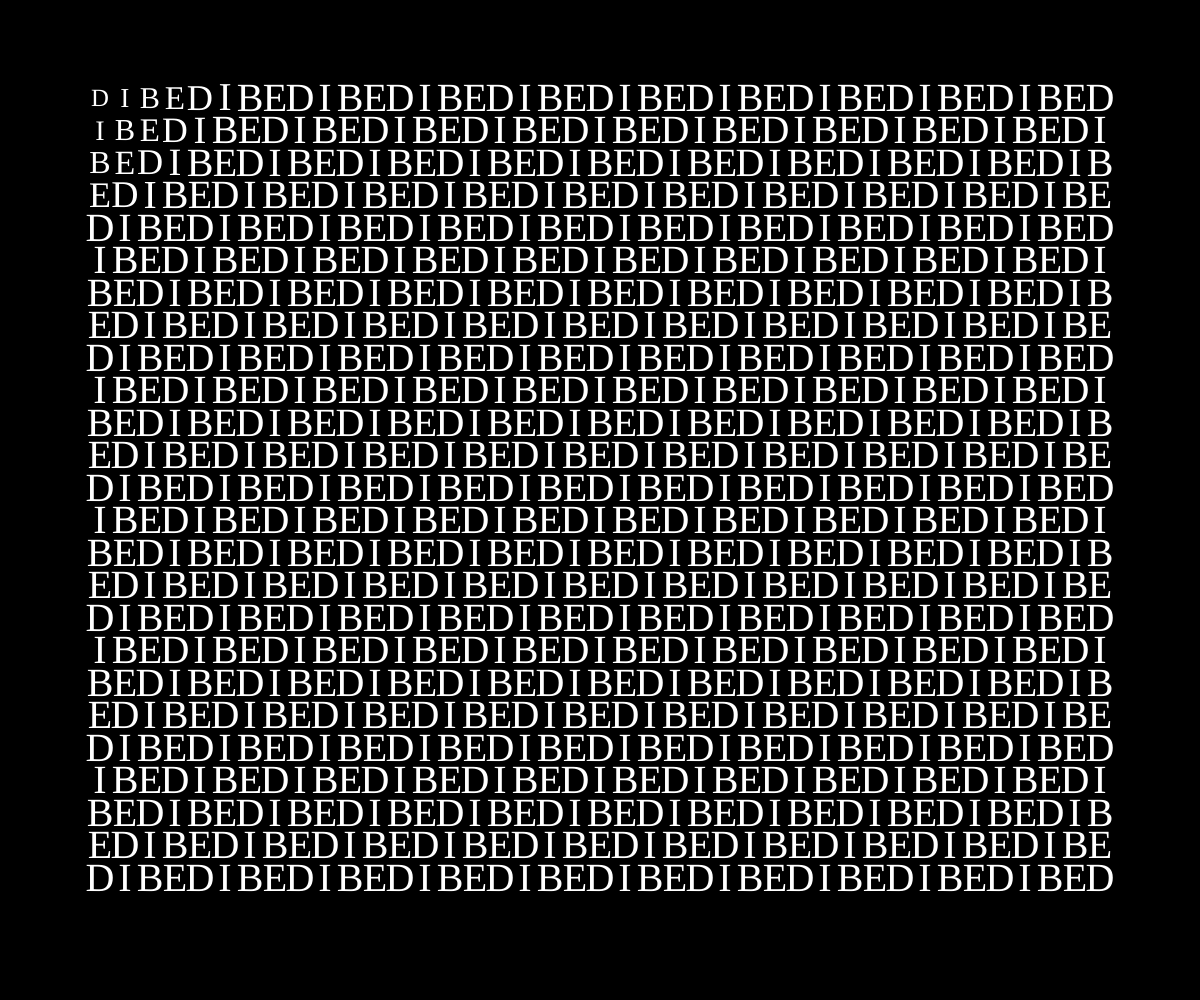
Frame 1 (no input)
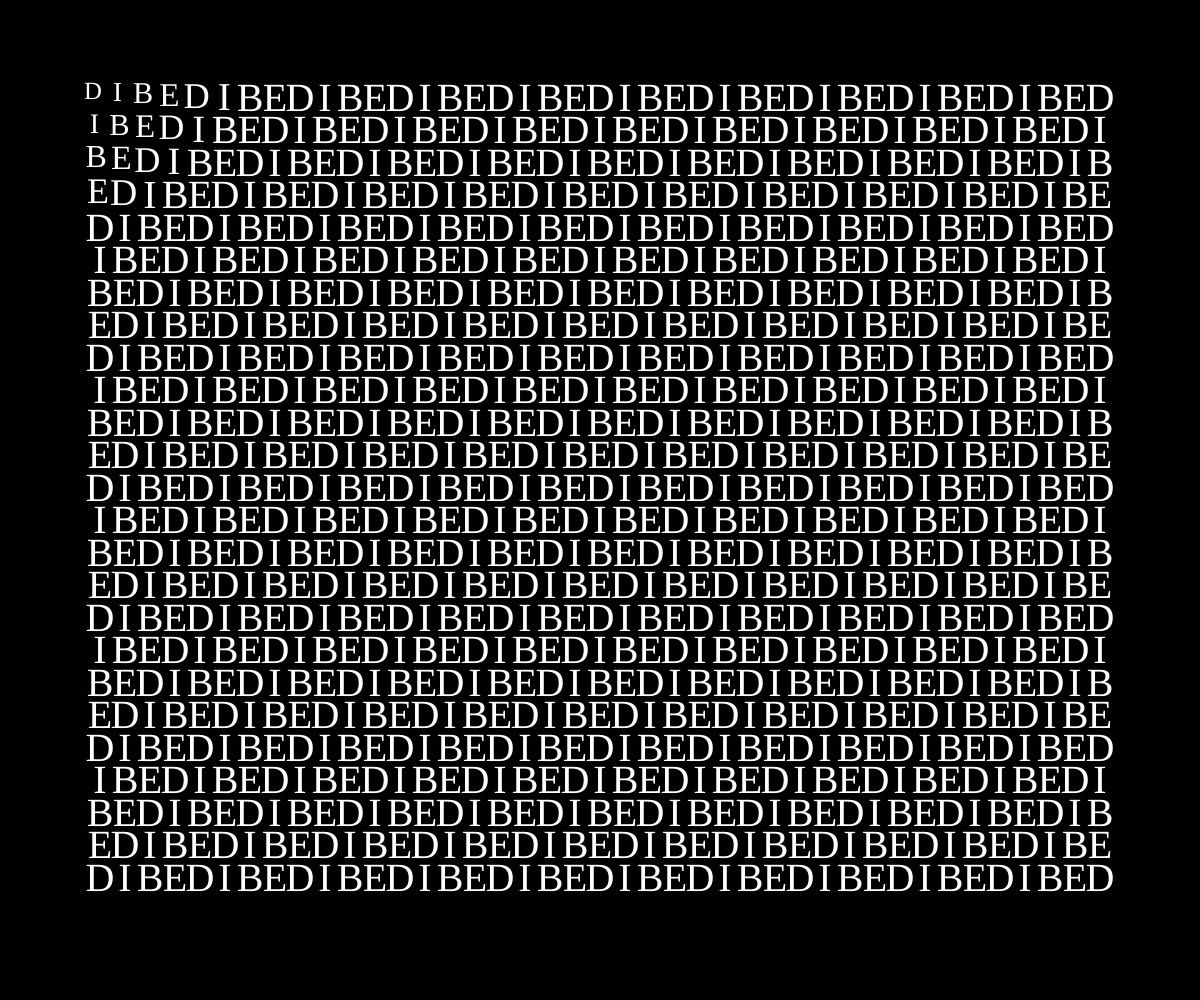
Frame 60 (no input)
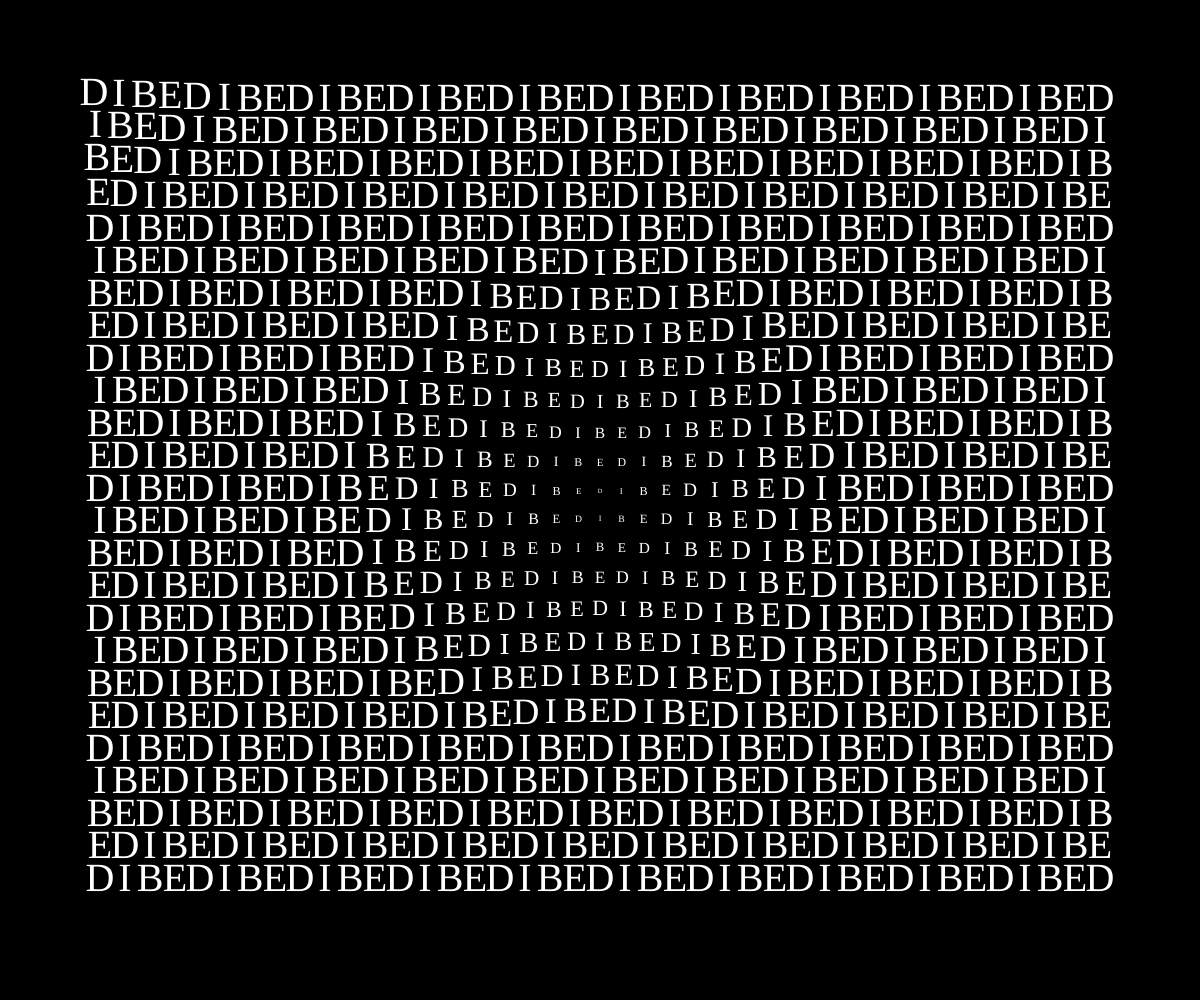
Frame 120 (the mouse pressed at the canvas centre since frame 60)

The p5.js sketch that drew these frames (run headless with seeded random() and noise() and a simulated clock; from frame 60 on, the mouse is pressed at the canvas centre):

// p5.js sketch
// ── sketch.js
// This sketch creates a grid of text repeating the word "BREATHE".
// Each letter is represented as a "particle" object. The text shrinks and moves towards the mouse when the mouse is near.
const particles = []
const txt = "DIBE"
const clr = "white"

let txtindex = 0
let font;

// Control the resolution and text scale
let res;
let scale;

// Control margin and spacing between letters
let margin;
let xSpacing;
let ySpacing;
let maxDist;

// Control speed of text movement
const speed = 0.003

function reset() {
	scale = res / 400;
	margin = 40*scale;
	xSpacing = 10*scale;
	ySpacing = 13*scale;
	maxDist = 100*scale;
}

function setup() {
  res =	Math.min(windowWidth, windowHeight);
	reset();
	
  createCanvas(windowWidth, windowHeight);
  angleMode(DEGREES);
  textAlign(CENTER, CENTER);
	textFont("Space Mono");
  
	// Iterate over grid positions, minus some margins
	for (let y = margin; y <= height - margin; y += ySpacing) {
    for (let x = margin; x <= width - margin; x += xSpacing) {
      particles.push({
				x, 
				y, 
				clr,
				origX: x,
				origY: y,
				targetX: x, 
				targetY: y,
				txt: txt[txtindex]
			})
			
      txtindex = (txtindex +  1) % txt.length;
    }
  }
	
	describe("A meditative grid of text that repeats 'breathe'. The grid warps to provide more spacing for letters centered around the mouse position.")
}

function draw() {
  background(0);

	// For each letter...
  for (let particle of particles) {
		// Calculate target XY based on distance from mouse
    const d = dist(particle.origX, particle.origY, mouseX, mouseY)
		
    const distortionX = map(d, 0, maxDist, mouseX, particle.origX, true)
    const distortionY = map(d, 0, maxDist, mouseY, particle.origY, true)
        
    particle.targetX = distortionX;
    particle.targetY = distortionY;

		// Move towards the target XY based on the speed variable
    const dx = (particle.targetX - particle.x)*speed
    const dy = (particle.targetY - particle.y)*speed
    particle.x = particle.x + dx    
    particle.y = particle.y + dy
    
		// Set the text size based on distance from mouse
    textSize(map(d, 0, maxDist, 2*scale, 16*scale, true))
		
		// Draw letter :)
    fill(particle.clr);
    text(particle.txt, particle.x, particle.y)
  }
}
